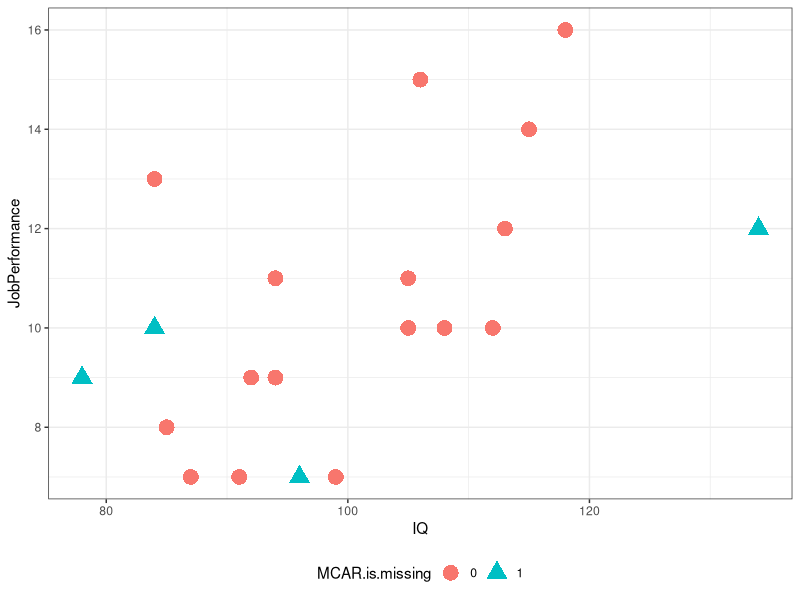

Source code (R):
employee.IQ.JP <- data.frame(
  IQ = c(78, 84, 84, 85, 87, 91, 92, 94, 94, 96, 99, 105, 105, 106, 108, 112, 113, 115, 118, 134),
  JobPerformance = c(9, 13, 10, 8, 7, 7, 9, 9, 11, 7, 7, 10, 11, 15, 10, 10, 12, 14, 16, 12)
)
employee.IQ.JP

# create missing data flag
library(ggplot2)
employee.IQ.JP$MCAR <- employee.IQ.JP$JobPerformance
employee.IQ.JP$MCAR[c(1, 3, 10, 20)] <- NA
employee.IQ.JP$MCAR.is.missing <- as.factor(as.integer(is.na(employee.IQ.JP$MCAR)))
p <- ggplot(data = employee.IQ.JP, aes(x=IQ, y=JobPerformance, colour = MCAR.is.missing)) + geom_point(aes(shape = MCAR.is.missing), size = 5) + theme_bw() %+replace% theme(legend.position = "bottom")
print(p)
